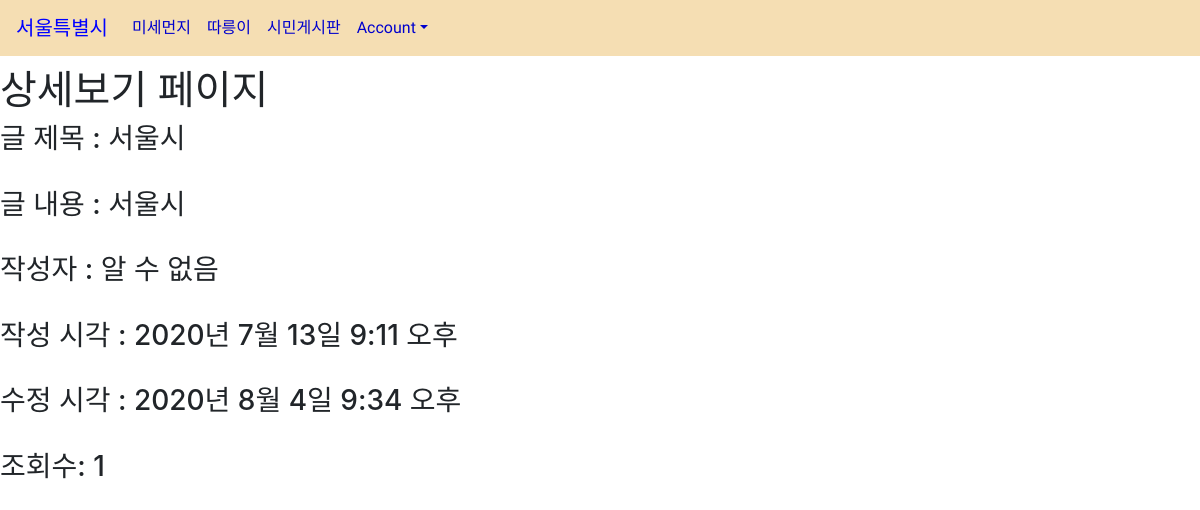
Page /posts//show/1 on the earlier database version.
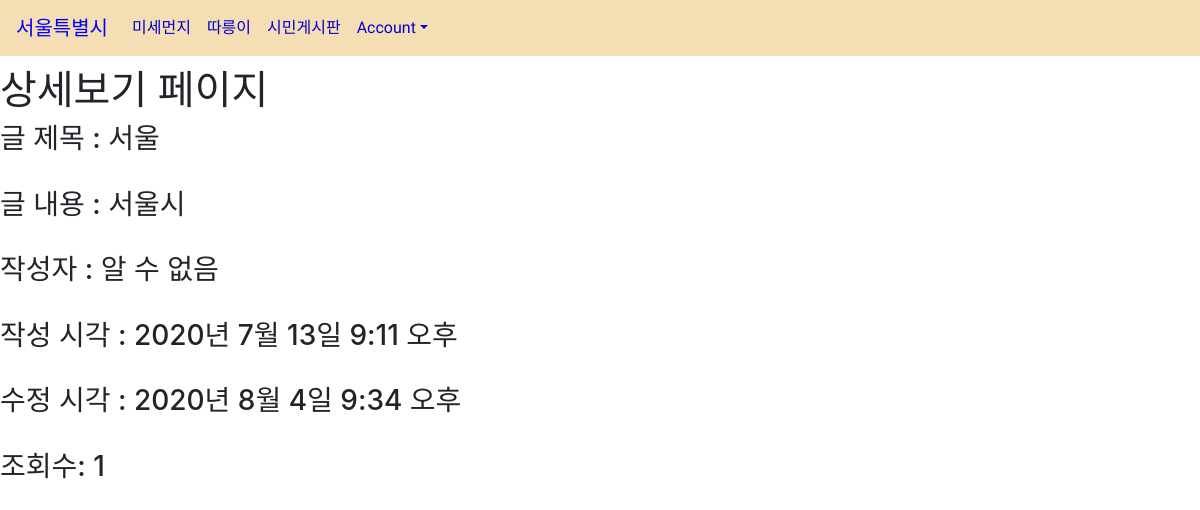
Same page on the later database version.
### posts/models.py (models this page shows)
class Post(models.Model):
    title = models.CharField(max_length=50, null=False)
    content = models.TextField()
    view_count = models.IntegerField(default = 0)
    created_at = models.DateTimeField(auto_now_add = True)
    updated_at = models.DateTimeField(auto_now = True)
    image = models.ImageField(upload_to = 'images/', null = True)
    user = models.ForeignKey(User, on_delete = models.CASCADE, null=True)

### posts/views.py (the view)
# urls.py: path('/show/<int:id>', show, name="show"),
def show(request, id):
    post = Post.objects.get(pk=id)
    post.view_count +=1
    post.save()
    return render(request, 'posts/show.html', {'post': post})

### posts/templates/posts/show.html (shortened to what this page needs)
{% extends 'base.html' %}
{% load static %}
{% block content %}
<h1>상세보기 페이지</h1>
<h3>글 제목 : {{ post.title }} </h3><br>
<h3>글 내용 : {{ post.content }} </h3><br>
{% if post.user %}
<h3>작성자 : {{ post.user }} </h3><br>
{% else %}
<h3>작성자 : 알 수 없음</h3><br>
{% endif %}
<h3>작성 시각 : {{ post.created_at }} </h3><br>
<h3>수정 시각 : {{ post.updated_at }} </h3><br>
<h3>조회수: {{post.view_count}}</h3><br>
{% endblock %}

### myblog/templates/base.html (shortened to what this page needs)
<!doctype html>
<html lang="en">
  <head>
    <link rel="stylesheet" href="https://maxcdn.bootstrapcdn.com/bootstrap/4.0.0/css/bootstrap.min.css">
    {% load static %}
    <link rel="stylesheet" href="{% static 'css/project.css' %}">
  </head>
  <body>
    {% include 'shared/_navbar.html' %}
    {% block content %}
    {% endblock %}
  </body>
</html>

### myblog/templates/shared/_navbar.html (shortened to what this page needs)
<nav class="navbar navbar-expand-lg navbar-light bg-light">
    <a class="navbar-brand" href="{% url 'main' %}">서울특별시</a>
    <div class="collapse navbar-collapse" id="navbarNav">
      <ul class="navbar-nav">
        <li class="nav-item">
          <a class="nav-link" href="{% url 'introduction:mise' %}">미세먼지</a>
        </li>
        <li class="nav-item">
          <a class="nav-link" href="{% url 'bicycle:bicycle' %}">따릉이</a>
        </li>
        <li class="nav-item">
          <a class="nav-link" href="{% url 'posts:main' %}">시민게시판</a>
        </li>
      </ul>
      <ul class="nav navbar-nav ">
        <li class="nav-item dropdown">
          <a class="nav-link dropdown-toggle" data-toggle="dropdown" href="#" role="button" aria-haspopup="true"
            aria-expanded="false">Account</a>
        </li>
      </ul>
    </div>
  </nav>

### myblog/static/css/project.css (style rules this page uses)
* { font-family: 'Sunflower', sans-serif; }
.bg-light { background-color: wheat !important; }
.navbar-brand { color: blue !important; }
.nav-link { color: mediumblue !important; }
h1 { margin-top: 10px; }

Differences in the rows shown:
changed Post "서울시": title "서울시" → "서울"
